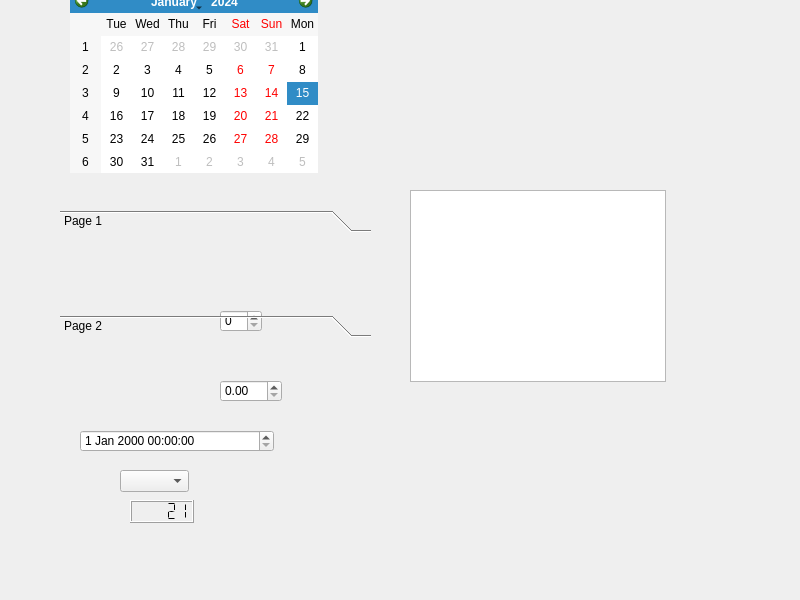
<?xml version="1.0" encoding="UTF-8"?>
<ui version="4.0">
 <class>Widget</class>
 <widget class="QWidget" name="Widget">
  <property name="geometry">
   <rect>
    <x>0</x>
    <y>0</y>
    <width>800</width>
    <height>600</height>
   </rect>
  </property>
  <property name="windowTitle">
   <string>Widget</string>
  </property>
  <widget class="QSpinBox" name="spinBox">
   <property name="geometry">
    <rect>
     <x>220</x>
     <y>310</y>
     <width>42</width>
     <height>22</height>
    </rect>
   </property>
   <property name="buttonSymbols">
    <enum>QAbstractSpinBox::ButtonSymbols::UpDownArrows</enum>
   </property>
  </widget>
  <widget class="QDoubleSpinBox" name="doubleSpinBox">
   <property name="geometry">
    <rect>
     <x>220</x>
     <y>380</y>
     <width>62</width>
     <height>22</height>
    </rect>
   </property>
  </widget>
  <widget class="QDateTimeEdit" name="dateTimeEdit">
   <property name="geometry">
    <rect>
     <x>80</x>
     <y>430</y>
     <width>194</width>
     <height>22</height>
    </rect>
   </property>
   <property name="currentSection">
    <enum>QDateTimeEdit::Section::HourSection</enum>
   </property>
  </widget>
  <widget class="QCalendarWidget" name="calendarWidget">
   <property name="geometry">
    <rect>
     <x>70</x>
     <y>-10</y>
     <width>248</width>
     <height>183</height>
    </rect>
   </property>
   <property name="firstDayOfWeek">
    <enum>Qt::DayOfWeek::Tuesday</enum>
   </property>
   <property name="selectionMode">
    <enum>QCalendarWidget::SelectionMode::SingleSelection</enum>
   </property>
   <property name="horizontalHeaderFormat">
    <enum>QCalendarWidget::HorizontalHeaderFormat::ShortDayNames</enum>
   </property>
   <property name="verticalHeaderFormat">
    <enum>QCalendarWidget::VerticalHeaderFormat::ISOWeekNumbers</enum>
   </property>
   <property name="navigationBarVisible">
    <bool>true</bool>
   </property>
   <property name="dateEditEnabled">
    <bool>true</bool>
   </property>
  </widget>
  <widget class="QLCDNumber" name="lcdNumber">
   <property name="geometry">
    <rect>
     <x>130</x>
     <y>500</y>
     <width>64</width>
     <height>23</height>
    </rect>
   </property>
   <property name="smallDecimalPoint">
    <bool>true</bool>
   </property>
   <property name="segmentStyle">
    <enum>QLCDNumber::SegmentStyle::Flat</enum>
   </property>
   <property name="value" stdset="0">
    <double>21.000000000000000</double>
   </property>
   <property name="intValue" stdset="0">
    <number>21</number>
   </property>
  </widget>
  <widget class="QComboBox" name="comboBox">
   <property name="geometry">
    <rect>
     <x>120</x>
     <y>470</y>
     <width>69</width>
     <height>22</height>
    </rect>
   </property>
  </widget>
  <widget class="QToolBox" name="toolBox">
   <property name="geometry">
    <rect>
     <x>60</x>
     <y>210</y>
     <width>311</width>
     <height>127</height>
    </rect>
   </property>
   <property name="currentIndex">
    <number>0</number>
   </property>
   <widget class="QWidget" name="page">
    <property name="geometry">
     <rect>
      <x>0</x>
      <y>0</y>
      <width>311</width>
      <height>69</height>
     </rect>
    </property>
    <attribute name="label">
     <string>Page 1</string>
    </attribute>
   </widget>
   <widget class="QWidget" name="page_2">
    <property name="geometry">
     <rect>
      <x>0</x>
      <y>0</y>
      <width>311</width>
      <height>69</height>
     </rect>
    </property>
    <attribute name="label">
     <string>Page 2</string>
    </attribute>
   </widget>
  </widget>
  <widget class="QListWidget" name="listWidget">
   <property name="geometry">
    <rect>
     <x>410</x>
     <y>190</y>
     <width>256</width>
     <height>192</height>
    </rect>
   </property>
  </widget>
 </widget>
 <resources/>
 <connections/>
</ui>
